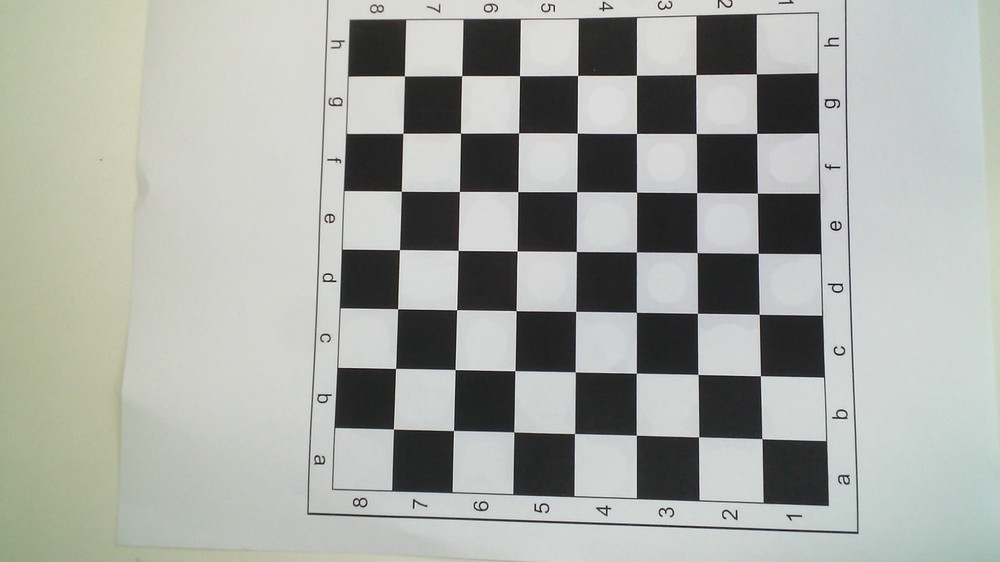
#> input picture imgs/WIN_20250114_11_27_38_Pro.jpg, 1000 x 562 px, shrunk from 1920 x 1080 before the run; its folder holds 4 pictures in this run
$ python calibrar.py
#> lines starting #> are read from the running program, lines starting #| are printed output that depends on the picture
import cv2
import numpy as np
import glob

# Parâmetros do tabuleiro
chessboard_size = (7, 7)  # Número de cantos internos (linhas, colunas)
square_size = 2.1         # Tamanho de cada quadradinho (em cm)

# Critério para refinamento dos cantos
criteria = (cv2.TERM_CRITERIA_EPS + cv2.TERM_CRITERIA_MAX_ITER, 30, 0.001)

# Listas para armazenar pontos 3D e 2D
objpoints = []  # Pontos 3D no mundo real
imgpoints = []  # Pontos 2D no plano da imagem

# Criação do padrão de pontos 3D
objp = np.zeros((chessboard_size[0] * chessboard_size[1], 3), np.float32)
objp[:, :2] = np.mgrid[0:chessboard_size[1], 0:chessboard_size[0]].T.reshape(-1, 2)
objp *= square_size  # Escala para cm

# Carregar imagens da pasta
images = glob.glob('imgs/*.jpg')  # Ajuste para seu diretório e extensão
total_images = len(images)
if total_images == 0:
    print("Nenhuma imagem encontrada. Verifique o caminho e a extensão.")
    exit()

# Processar as imagens
print(f"Total de imagens encontradas: {total_images}")
detected_images = 0

for fname in images:
    img = cv2.imread(fname)
#> img is the input picture: shape (562, 1000, 3); mean B, G, R 164.2, 169.7, 166.8
    if img is None:
        print(f"Erro ao carregar a imagem: {fname}")
        continue

    gray = cv2.cvtColor(img, cv2.COLOR_BGR2GRAY)
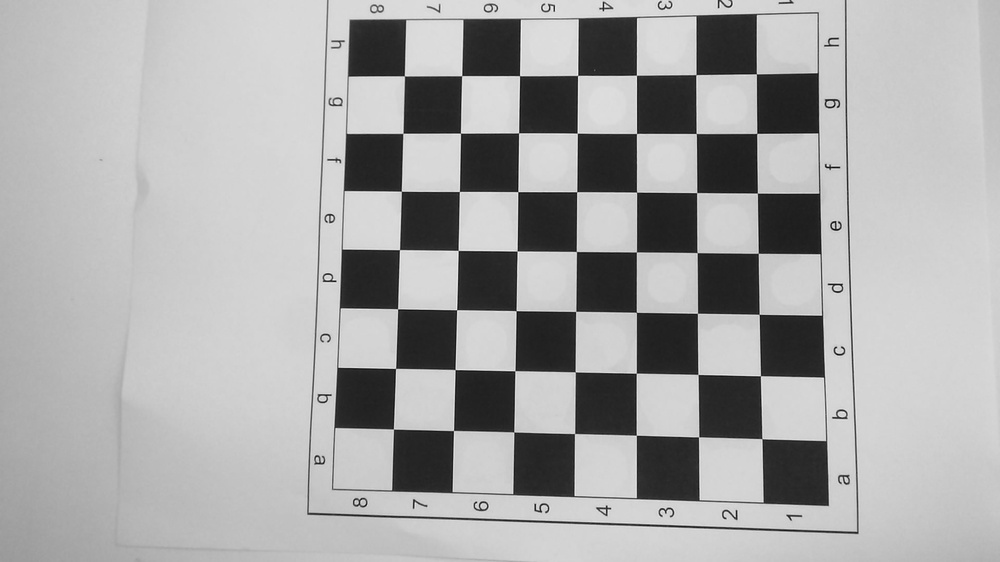
#> gray: shape (562, 1000); min 6, max 251, mean 168.2
    ret, corners = cv2.findChessboardCorners(gray, chessboard_size, None)
#> ret = True; corners = 49 rows, first 8: [393.4, 429], [395.5, 368.4], [397.5, 308.7], [399.5, 249.6], [401.4, 191.3], [402.9, 133.4], [404.4, 75.8], [453.5, 430.5]

    if ret:
        detected_images += 1
        corners_refined = cv2.cornerSubPix(gray, corners, (11, 11), (-1, -1), criteria)
#> corners_refined = 49 rows, first 8: [393.4, 429.1], [395.6, 368.4], [397.6, 308.7], [399.5, 249.6], [401.4, 191.2], [402.9, 133.4], [404.4, 75.88], [453.5, 430.5]
        objpoints.append(objp)
        imgpoints.append(corners_refined)
        print(f"[OK] Tabuleiro detectado na imagem: {fname}")
    else:
        print(f"[ERRO] Falha ao detectar o tabuleiro na imagem: {fname}")
#> pass 2 of the loop `for fname in images:`:
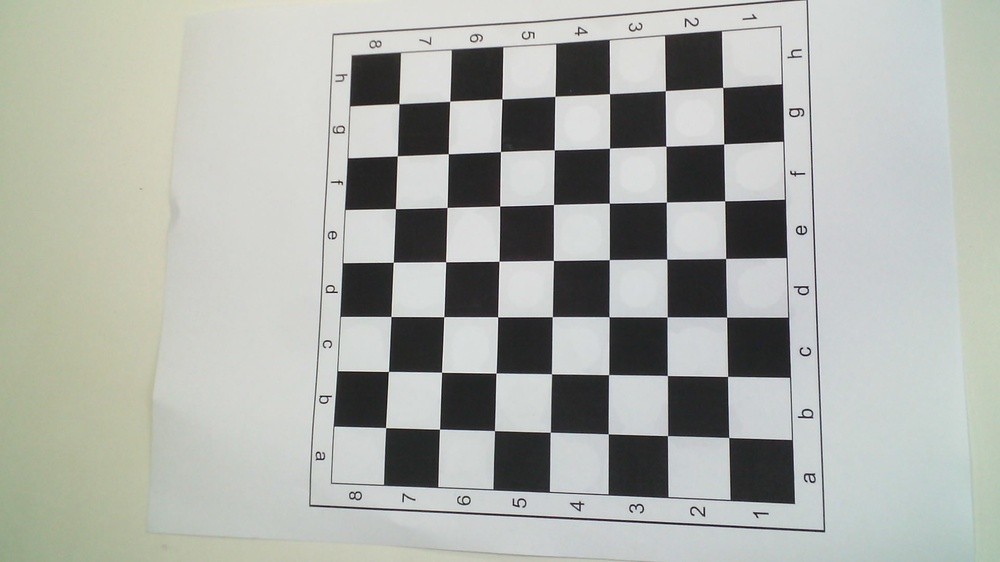
#> input picture imgs/WIN_20250114_11_27_47_Pro.jpg, 1000 x 562 px, shrunk from 1920 x 1080 before the run
#> img is the input picture: shape (562, 1000, 3); mean B, G, R 169.4, 175, 172
#> `gray = cv2.cvtColor(img, cv2.COLOR_BGR2GRAY)`:
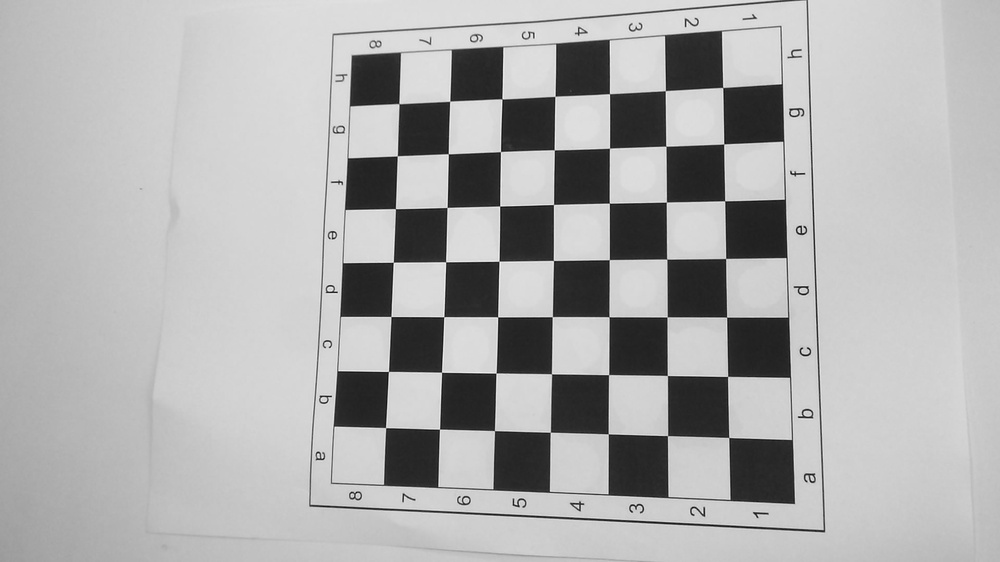
#> gray: shape (562, 1000); min 5, max 253, mean 173.5
#> corners = 49 rows, first 8: [722.7, 87.48], [723.8, 143.9], [724.6, 200.8], [725.6, 258.4], [726.6, 317.2], [727.6, 376.4], [728.7, 437.5], [665.3, 90.64]
#> corners_refined = 49 rows, first 8: [722.7, 87.47], [723.7, 144], [724.7, 200.8], [725.6, 258.4], [726.6, 317.1], [727.6, 376.4], [728.7, 437.5], [665.3, 90.64]

# Exibir índice de aproveitamento
indice_aproveitamento = (detected_images / total_images) * 100
print(f"\nÍndice de aproveitamento: {indice_aproveitamento:.2f}%")

# Calibração da câmera
if detected_images < 3:
    print("Imagens insuficientes para calibração. Capture mais imagens.")
    exit()

ret, camera_matrix, dist_coeffs, rvecs, tvecs = cv2.calibrateCamera(
    objpoints, imgpoints, gray.shape[::-1], None, None
)

# Resultados da calibração
print(f"\nRMS (re-projection error): {ret:.4f}")
print("Camera Matrix:\n", camera_matrix)
print("Dist Coefficients:\n", dist_coeffs)

# Salvar os dados
np.savez("camera_qr.npz", camera_matrix=camera_matrix, dist_coeffs=dist_coeffs)
print("\nDados de calibração salvos em 'camera_qr.npz'")
